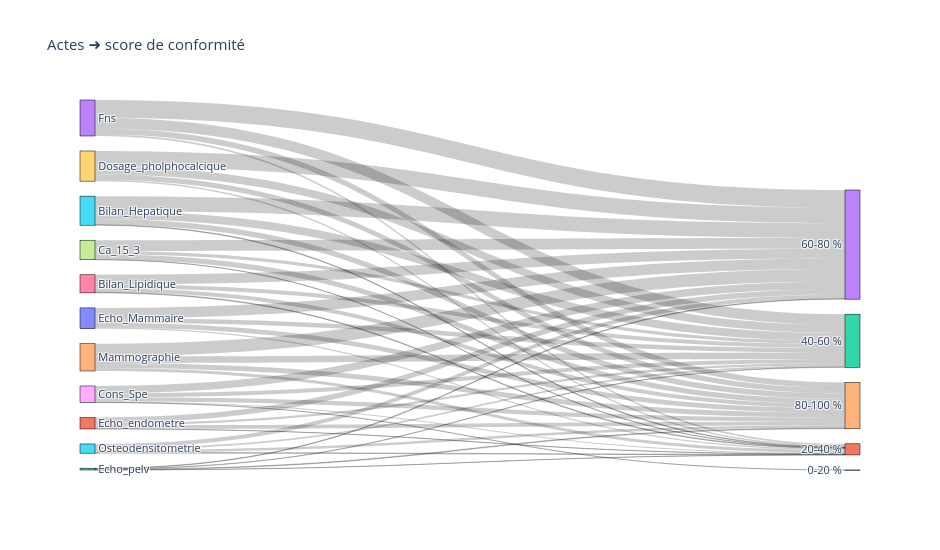

The notebook cell this image was saved under:
### Code cell
df_long["score_pct"] = df_long.groupby("ID_PATIENT")["score_conformité"].transform(lambda x: 100 * x.mean())
df_long["score_band"] = pd.cut(df_long["score_pct"], bins=[0, 20, 40, 60, 80, 100],
                               labels=["0-20 %", "20-40 %", "40-60 %", "60-80 %", "80-100 %"],
                               right=False)

# Correction
links = (
    df_long.query("score_conformité == 1")
    .groupby(["Acte", "score_band"])
    .size()
    .reset_index(name="value")
    .rename(columns={"Acte": "source", "score_band": "target"})
)

sankey_from_df(links, "Actes ➜ score de conformité")

### Figure 1 — Plotly figure (JSON) as saved in the notebook; plotly's stock layout.template omitted (floating-point values rounded to 4 significant figures)
{"data": [{"arrangement": "snap", "link": {"source": [5, 5, 5, 5, 5, 6, 6, 6, 6, 6, 7, 7, 7, 7, 7, 8, 8, 8, 8, 8, 9, 9, 9, 9, 9, 10, 10, 10, 10, 10, 11, 11, 11, 11, 11, 12, 12, 12, 12, 12, 13, 13, 13, 13, 13, 14, 14, 14, 14, 14, 15, 15, 15, 15, 15], "target": [0, 1, 2, 3, 4, 0, 1, 2, 3, 4, 0, 1, 2, 3, 4, 0, 1, 2, 3, 4, 0, 1, 2, 3, 4, 0, 1, 2, 3, 4, 0, 1, 2, 3, 4, 0, 1, 2, 3, 4, 0, 1, 2, 3, 4, 0, 1, 2, 3, 4, 0, 1, 2, 3, 4], "value": [0, 11, 136, 253, 95, 0, 12, 68, 163, 66, 0, 6, 53, 185, 89, 1, 18, 66, 128, 69, 0, 23, 139, 263, 89, 0, 23, 74, 178, 80, 0, 2, 38, 92, 63, 0, 2, 7, 10, 12, 0, 31, 182, 302, 98, 0, 51, 113, 216, 84, 0, 11, 30, 70, 46]}, "node": {"label": ["0-20 %", "20-40 %", "40-60 %", "60-80 %", "80-100 %", "Bilan_Hepatique", "Bilan_Lipidique", "Ca_15_3", "Cons_Spe", "Dosage_pholphocalcique", "Echo_Mammaire", "Echo_endometre", "Echo_pelv", "Fns", "Mammographie", "Osteodensitometrie"], "line": {"color": "black", "width": 0.5}, "pad": 15, "thickness": 15}, "type": "sankey"}], "layout": {"font": {"size": 11}, "height": 550, "title": {"text": "Actes ➜ score de conformité"}, "width": 940}}
